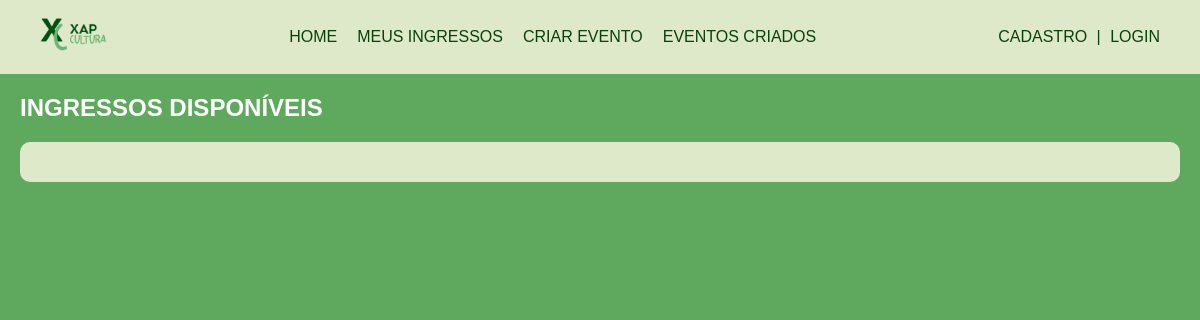
/, run on an earlier commit of the app's database.
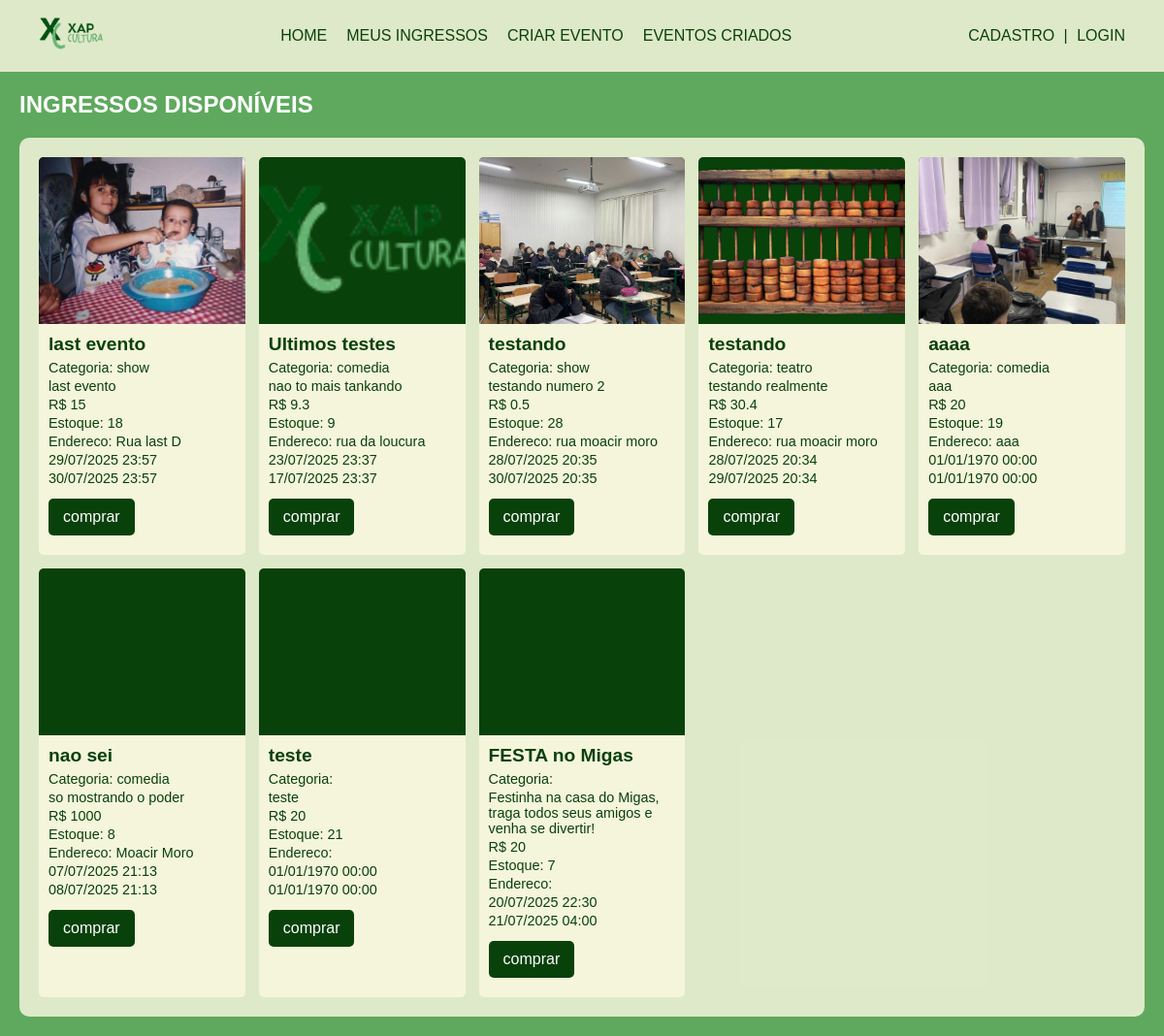
And on a later commit of the database.
### tables this page shows
CREATE TABLE "ingressos" (
	"id"	INTEGER,
	"nome"	TEXT NOT NULL,
	"descricao"	TEXT,
	"preco"	REAL NOT NULL,
	"quantidade"	INTEGER NOT NULL,
	"quantidade_reservada"	INTEGER DEFAULT 0,
	"data_reserva"	INTEGER,
	"id_usuario"	NUMERIC NOT NULL,
	"data_evento"	TEXT,
	"data_evento_fim"	TEXT,
	"id_usuario_reserva"	INTEGER, caminho_imagem TEXT, endereco TEXT, tipo_evento TEXT, "reservado", "status",
	PRIMARY KEY("id" AUTOINCREMENT),
	FOREIGN KEY("id_usuario") REFERENCES "usuarios"("id")
);

### Public/index.php (called while the page is built, shortened)
<?php
$mostrar = new Produto();
$ingressosDisponiveis = $mostrar->mostrarEventoDisponivel();
require_once __DIR__ . '/../views/Compras/vitrine_compras_views.php';

### src/Database.php (called while the page is built, shortened)
<?php
class Database {
    private static ?PDO $conn = null;
    public static function conectar():PDO{
        if (self::$conn === null) {
            try{
                $caminhoBanco = __DIR__ . '/../sql/database.db';
                self::$conn = new PDO("sqlite:" . $caminhoBanco);
                self::$conn->setAttribute(PDO::ATTR_ERRMODE, PDO::ERRMODE_EXCEPTION);
            } catch (PDOException $e){
                die("Erro ao conectar com o banco: " . $e->getMessage());
            }
        }
        return self::$conn;
    }
}

### src/Models/Produto.php (called while the page is built, shortened)
<?php
class Produto extends Model{
    protected function getTableName(): string
    {
    return 'ingressos';
    }
    public function mostrarEventoDisponivel(){
        try{
            $stmt = $this->pdo->prepare("SELECT * FROM {$this->tabela} WHERE quantidade > 0 ORDER BY id DESC");
            $stmt->execute();
            return $stmt->fetchAll();
        } catch(PDOException $e){
            die("Erro ao buscar mostrar eventos: " . $e->getMessage());
        }
    }
}

### src/Core/Model.php (called while the page is built, shortened)
<?php
abstract class Model{
    public function __construct()
    {
        $this->pdo = Database::conectar();
        $this->tabela = $this->getTableName();
    }
}

### views/Compras/vitrine_compras_views.php (the view, shortened to what this page needs)
<!DOCTYPE html>
<html lang="pt-br">
<head>
    <link rel="stylesheet" href="/css/style.css">
</head>
<body>
<header class="barra-superior">
    <div class="logo">
        <img src="/Public/imagens/logo-Photoroom.png" alt="Logo XAP Cultura">
    </div>
    <nav class="navegacao-principal">
        <a href="/Public/index.php">home</a>
        <a href="/Public/Clientes/meus_ingressos.php">Meus Ingressos</a>
        <a href="/views/criar_produto_form.php">Criar Evento</a>
        <a href="/Public/produtos/listar_produto.php">Eventos Criados</a>
    </nav>
    <div class="area-usuario">
        <?php if (isset($_SESSION['usuario_id'])): ?>
            <span class="bem-vindo">
                BEM VINDO(A), <?= strtoupper(htmlspecialchars($_SESSION['usuario_nome'])) ?>
            </span>
            <p class="bem-vindo">|</p>
            <a href="/Public/logout.php">Logout</a>
        <?php else: ?>
            <div class="autenticacao">
                <a href="/views/Clientes/cadastro_cliente.html">CADASTRO</a>
                <span class="bem-vindo">|</span>
                <a href="/views/Clientes/login_cliente.html">LOGIN</a>
            </div>
        <?php endif; ?>
    </div>
</header>
    <main class="conteudo-principal">
    <section class="vitrine-ingressos">
        <h2>INGRESSOS DISPONÍVEIS</h2>
        <div class="grid-ingressos">
            <?php foreach ($ingressosDisponiveis as $ingresso): ?>
                <article class="card-ingresso">
                    <div class="card-imagem">
                        <?php if (!empty($ingresso['caminho_imagem'])): ?>
                            <img src="<?= htmlspecialchars($ingresso['caminho_imagem']) ?>" class="imagem-quadrada">
                        <?php endif; ?>
                    </div>
                    <div class="card-info">
                        <h3><?= htmlspecialchars($ingresso['nome']) ?></h3>
                        <p class="local">Categoria: <?= htmlspecialchars($ingresso['tipo_evento']) ?></p>
                        <p class="local"><?= htmlspecialchars($ingresso['descricao']) ?></p>
                        <p class="preco">R$ <?= htmlspecialchars($ingresso['preco']) ?></p>
                        <p class="quantidade">Estoque: <?= htmlspecialchars($ingresso['quantidade']) ?></p>
                        <p class="local">Endereco: <?= htmlspecialchars($ingresso['endereco']) ?></p>
                        <p class="local"><?= date('d/m/Y H:i', strtotime($ingresso['data_evento'])) ?></p>
                        <p class="local"><?= date('d/m/Y H:i', strtotime($ingresso['data_evento_fim'])) ?></p>
                        <a href="/Public/reservar.php?id=<?= $ingresso['id'] ?>" class="botao">comprar</a>
                    </div>
                </article>
            <?php endforeach; ?>
        </div> </section>
</main>
</body>
</html>

### Public/css/style.css (style rules this page uses)
* { margin: 0; padding: 0; box-sizing: border-box; }
:root { --verde-escuro: #09410a; --verde-claro: #5ea95e; --creme-fundo: rgba(245, 245, 220, 0.85); --creme-card: #f5f5dc; --fonte-logo: 'Intro Caps', sans-serif; --fonte-texto: 'Nice Chalk', sans-serif; }
body { background-color: var(--verde-claro); background-image: url('../images/imagem de fundo.jpg'); background-size: cover; background-position: center; background-blend-mode: multiply; color: white; font-family: var(--fonte-texto); }
.barra-superior { display: flex; justify-content: space-between; align-items: center; padding: 10px 40px; background-color: var(--creme-fundo); font-family: var(--fonte-logo); text-transform: uppercase; }
.conteudo-principal { padding: 20px; }
.logo img { height: 50px; }
.navegacao-principal, .area-usuario { display: flex; align-items: center; gap: 20px; }
.bem-vindo { color: var(--verde-escuro); }
.navegacao-principal a, .area-usuario a { text-decoration: none; color: var(--verde-escuro); }
.autenticacao span { margin: 0 5px; }
.vitrine-ingressos h2 { font-family: var(--fonte-logo); margin-bottom: 20px; text-transform: uppercase; }
.grid-ingressos { background-color: var(--creme-fundo); padding: 20px; border-radius: 10px; display: grid; grid-template-columns: repeat(5, 1fr); gap: 14px; }
.card-ingresso { background-color: var(--creme-card); color: var(--verde-escuro); border-radius: 5px; overflow: hidden; display: flex; flex-direction: column; }
.card-imagem { height: 172px; width: 100%; background-color: var(--verde-escuro); }
.card-imagem img { width: 100%; height: 100%; object-fit: cover; }
.card-info { padding: 10px; font-family: var(--fonte-texto); flex-grow: 1; }
.card-info h3 { font-size: 1.2em; margin-bottom: 5px; }
.card-info p { font-size: 0.9em; margin-bottom: 3px; }
.botao { display: inline-block; padding: 10px 15px; margin: 10px 0; background-color: #09410a; color: white; text-decoration: none; border-radius: 5px; border: none; cursor: pointer; }

What changed in the data, as far as the page shows it:
added ingressos: caminho_imagem (picture), nome "last evento", tipo_evento "show", descricao "last evento", preco "15", quantidade "18", endereco "Rua last D", data_evento "29/07/2025 23:57", data_evento_fim "30/07/2025 23:57"
added ingressos: caminho_imagem (picture), nome "Ultimos testes", tipo_evento "comedia", descricao "nao to mais tankando", preco "9.3", quantidade "9", endereco "rua da loucura", data_evento "23/07/2025 23:37", data_evento_fim "17/07/2025 23:37"
added ingressos: caminho_imagem (picture), nome "testando", tipo_evento "show", descricao "testando numero 2", preco "0.5", quantidade "28", endereco "rua moacir moro", data_evento "28/07/2025 20:35", data_evento_fim "30/07/2025 20:35"
added ingressos: caminho_imagem (picture), nome "testando", tipo_evento "teatro", descricao "testando realmente", preco "30.4", quantidade "17", endereco "rua moacir moro", data_evento "28/07/2025 20:34", data_evento_fim "29/07/2025 20:34"
added ingressos: caminho_imagem (picture), nome "aaaa", tipo_evento "comedia", descricao "aaa", preco "20", quantidade "19", endereco "aaa", data_evento "01/01/1970 00:00", data_evento_fim "01/01/1970 00:00"
added ingressos: nome "nao sei", tipo_evento "comedia", descricao "so mostrando o poder", preco "1000", quantidade "8", endereco "Moacir Moro", data_evento "07/07/2025 21:13", data_evento_fim "08/07/2025 21:13"
added ingressos: nome "teste", descricao "teste", preco "20", quantidade "21", data_evento "01/01/1970 00:00", data_evento_fim "01/01/1970 00:00"
added ingressos: nome "FESTA no Migas", descricao "Festinha na casa do Migas, traga todos seus amigos e venha se divertir!", preco "20", quantidade "7", data_evento "20/07/2025 22:30", data_evento_fim "21/07/2025 04:00"
